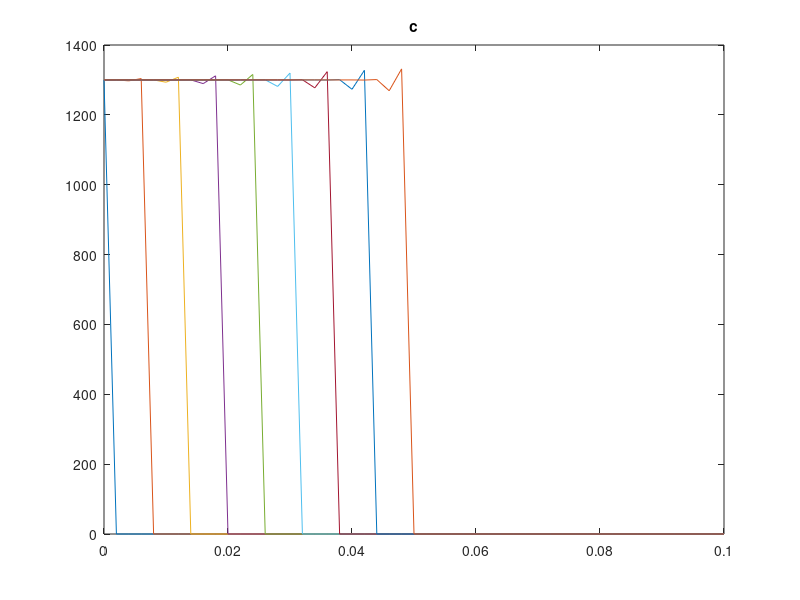

This chart was generated by the following MATLAB code:
%Simulation of an AC filter, 1D problem. FD solution with upwind for
%convective term and forward Euler in time.
%ToDo: 
% 1) Revise the code and the FD approximations for the convection-diffusion
% equation
% 2) Numerically check the stability condition Courant<=1 (run for
% dt=1,2,4,10 and observe the stability and accuracy of the solution)
% 3) Try with a centred approximation for the convective term. Is it stable
% for any dt?
% 4) Uncomment the lines for the computation of the AC local problem and
% the reaction term. Observe the effect of the AC on the HC front velocity
% 5) Modify the code to compute (i) a loaging of the canister during 30000s
% and (ii) an unloading of the canister during 10000s 


%Material parameters
epse = 0.37; epsp = 0.8; 
rhoS = 2.22e6; 
K = 3.e-3; qm = 0.4;
Dp=1.e-8;
Kf = 0.6e-2; %0.6 cm/s
B=Kf/(Dp*rhoS*(1-epsp));
R=0.002;

c_ext = 1300;
velocity = 5.e-4;%cm/s
nu=1.e-9;
canisterSize=0.1;%10 cm

L=@(q) q./(K*(qm-q));
dL=@(q) qm./(K*(qm-q).^2);
sigmaConstant=((1-epse)/epse)*3*Dp*B/R;
alpha = Dp*B/R; beta=35*Dp/(R^2);

N=50; %number of segments
dx = canisterSize/N;
c=zeros(N+2,1); c(1)=c_ext; %including a fictitius node for the right boundary (homogeneous Neumann)

Tfinal=100; dt=4; fprintf('\nCourant number=%0.2f\n',velocity*dt/dx); %Final time and step for convection-diffusion
%Tfinal=30000; dt=0.1; %Final time and time step for AC filter

nOfTimeSteps=round(Tfinal/dt);
C=zeros(N+1,nOfTimeSteps+1); Qb=C; QR=C;
C(:,1)=c(1:end-1);

for n=1:nOfTimeSteps
    i=2:N+1;
%    sigma = sigmaConstant*((1-epsp)*rhoS+epsp*dL(Qb(i,n)));
    c(i)=c(i)+dt*(velocity*(c(i-1)-c(i))/dx+nu*(c(i-1)-2*c(i)+c(i+1))/(dx^2));%+dt*sigma.*(L(QR(i,n))-c(i));
    c(1)=c_ext; c(end)=c(end-2);
    C(:,n+1)=c(1:end-1);
    cmL=C(:,n)-L(QR(:,n));
%     Qb(:,n+1)=Qb(:,n)+dt*3*alpha*cmL;
%     QR(:,n+1)=QR(:,n)+dt*(beta*(Qb(:,n)-QR(:,n))+10*alpha*cmL);
end
x=0:dx:canisterSize;
tplots=1:round(nOfTimeSteps/10):nOfTimeSteps+1;
figure(1), plot(x,C(:,tplots)); title('c')
% figure(2), plot(x,Qb(:,tplots)); title('qb')
% figure(3), plot(x,QR(:,tplots)); title('qR')

Cl=C; Qbl=Qb; QRl=QR;

